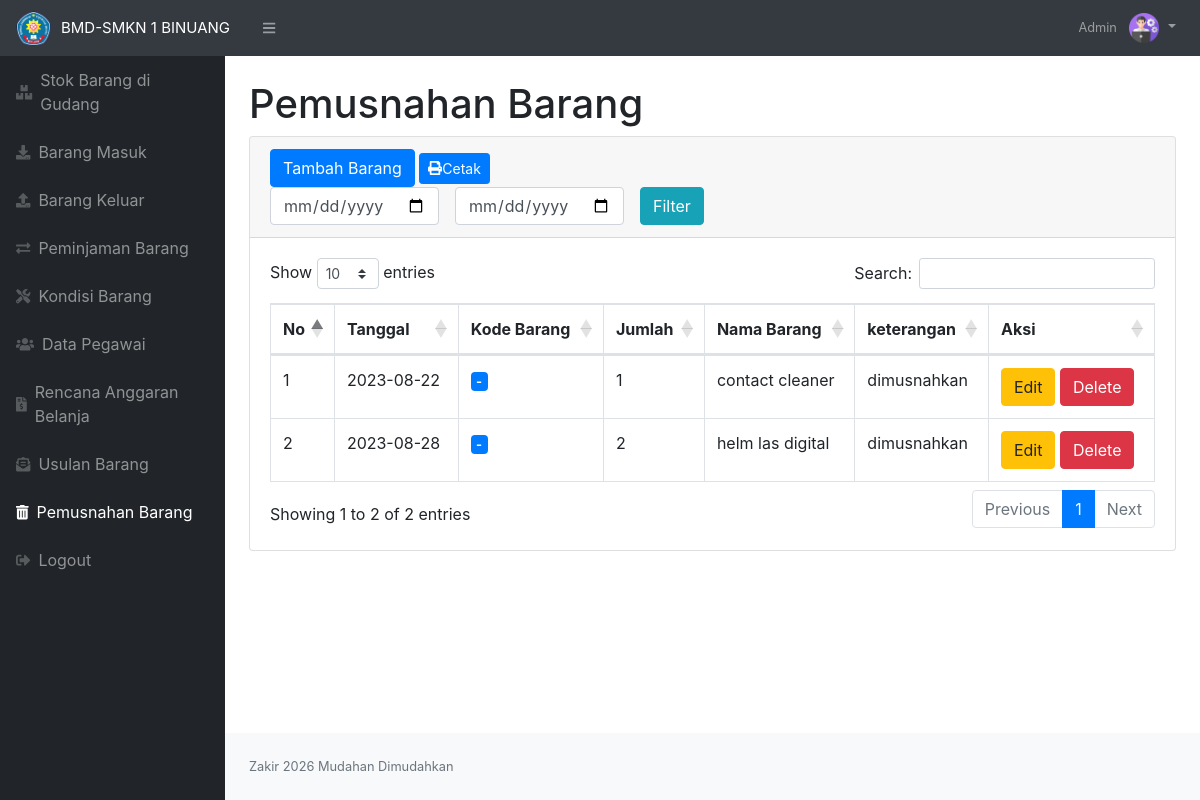
Screenshot of /berita_acara.php (signed in) with the database file from the repository.
### tables this page shows
CREATE TABLE `pemusnahan` (
  `idpemusnahan` int(11) NOT NULL,
  `tanggal` date NOT NULL,
  `namabarang` varchar(100) NOT NULL,
  `keterangan` varchar(50) NOT NULL,
  `idbarang` int(11) NOT NULL,
  `qty` int(11) NOT NULL
);

CREATE TABLE `stock` (
  `idbarang` int(11) NOT NULL,
  `namabarang` varchar(50) NOT NULL,
  `deskripsi` varchar(50) NOT NULL,
  `merek` varchar(50) NOT NULL,
  `thnpembelian` varchar(100) NOT NULL,
  `stock` int(11) NOT NULL,
  `image` varchar(99) DEFAULT NULL
);

### berita_acara.php (the view, shortened to what this page needs)
<?php
require 'function.php';
?>
<!DOCTYPE html>
<html lang="en">
<head>
    <link href="css/styles.css" rel="stylesheet" />
    <link href="https://cdn.datatables.net/1.10.20/css/dataTables.bootstrap4.min.css" rel="stylesheet" />
</head>
<body class="sb-nav-fixed">
    <nav class="sb-topnav navbar navbar-expand navbar-dark bg-dark">
        <a class="navbar-brand" href="index.php" style="width: max-content; font-size: 15px; padding-right: 1.5rem;"><img src="images/foto1.png" width="35" style="margin-right: 10px;">BMD-SMKN 1 BINUANG</a>
        <button class="btn btn-link btn-sm order-1 order-lg-0" id="sidebarToggle" href="#"><i class="fas fa-bars"></i></button>
        <ul class="navbar-nav ml-auto">
            <li class="nav-item dropdown no-arrow">
                <a class="nav-link dropdown-toggle" href="#" id="userDropdown" role="button" data-toggle="dropdown" aria-haspopup="true" aria-expanded="false">
                    <span class="mr-2 d-none d-lg-inline text-gray-600 small">Admin</span>
                    <img src="images/admin.png" width="30">
                </a>
            </li>
        </ul>
    </nav>
    <div id="layoutSidenav">
        <div id="layoutSidenav_nav">
            <nav class="sb-sidenav accordion sb-sidenav-dark" id="sidenavAccordion">
                <div class="sb-sidenav-menu">
                    <div class="nav">
                        <a class="nav-link" href="index.php">
                            <div class="sb-nav-link-icon"><i class="fas fa-boxes"></i></div>
                            Stok Barang di Gudang
                        </a>
                        <a class="nav-link" href="masuk.php">
                            <div class="sb-nav-link-icon"><i class="fas fa-download"></i></div>
                            Barang Masuk
                        </a>
                        <a class="nav-link" href="keluar.php">
                            <div class="sb-nav-link-icon"><i class="fas fa-upload"></i></div>
                            Barang Keluar
                        </a>
                        <a class="nav-link" href="peminjaman.php">
                            <div class="sb-nav-link-icon"><i class="fas fa-exchange-alt"></i></div>
                            Peminjaman Barang
                        </a>
                        <a class="nav-link" href="kondisi.php">
                            <div class="sb-nav-link-icon"><i class="fas fa-tools"></i></div>
                            Kondisi Barang
                        </a>
                        <a class="nav-link" href="pegawai.php">
                            <div class="sb-nav-link-icon"><i class="fas fa-users"></i></div>
                            Data Pegawai
                        </a>
                        <a class="nav-link" href="rab.php">
                            <div class="sb-nav-link-icon"><i class="fas fa-file-invoice-dollar"></i></div>
                            Rencana Anggaran Belanja
                        </a>
                        <a class="nav-link" href="usulan_barang.php">
                            <div class="sb-nav-link-icon"><i class="fas fa-envelope-open-text"></i></div>
                            Usulan Barang
                        </a>
                        <a class="nav-link" href="berita_acara.php">
                            <div class="sb-nav-link-icon"><i class="fas fa-trash-alt"></i></div>
                            Pemusnahan Barang
                        </a>
                        <a class="nav-link" href="logout.php">
                            <div class="sb-nav-link-icon"><i class="fas fa-sign-out-alt"></i></div>
                            Logout
                        </a>
                    </div>
                </div>
            </nav>
        </div>
        <div id="layoutSidenav_content">
            <main>
                <div class="container-fluid">
                    <h1 class="mt-4">Pemusnahan Barang</h1>
                    <div class="card mb-4">
                        <div class="card-header">
                            <button type="button" class="btn btn-primary" data-toggle="modal" data-target="#myModal">
                                Tambah Barang
                            </button>
                            <a class="btn btn-sm btn-primary" data-toggle="modal" data-target="#cetak"><i class="fas fa-print"></i>Cetak</a>
                            <br>
                            <div class="row">
                                <div class="col">
                                    <form method="post" class="form-inline">
                                        <input type="date" name="tgl_mulai" class="form-control">
                                        <input type="date" name="tgl_selesai" class="form-control ml-3">
                                        <button type="date" name="filter_tgl" class="btn btn-info ml-3">Filter</button>
                                    </form>
                                </div>
                            </div>
                        </div>
                        <div class="card-body">
                            <div class="table-responsive">
                                <table class="table table-bordered" id="dataTable" width="100%" cellspacing="0">
                                    <thead>
                                        <tr>
                                            <th>No</th>
                                            <th>Tanggal</th>
                                            <th>Kode Barang</th>
                                            <th>Jumlah</th>
                                            <th>Nama Barang</th>
                                            <th>keterangan</th>
                                            <th>Aksi</th>
                                        </tr>
                                    </thead>
                                    <tbody>
                                        <?php
                                        if (isset($_POST['filter_tgl'])) {
                                            $mulai = $_POST['tgl_mulai'];
                                            $selesai = $_POST['tgl_selesai'];
                                            if ($mulai != null || $selesai != null) {
                                                $ambilsemuadatastok = mysqli_query($conn, "select * from pemusnahan
                                                            INNER JOIN stock on pemusnahan.idbarang = stock.idbarang and tanggal BETWEEN '$mulai' and
                                                            DATE_ADD('$selesai',INTERVAL 1 DAY)");
                                            } else {
                                                $ambilsemuadatastok = mysqli_query($conn, "select * from pemusnahan
                                                            INNER JOIN stock on pemusnahan.idbarang = stock.idbarang");
                                            }
                                        } else {
                                            $ambilsemuadatastok = mysqli_query($conn, "select * from pemusnahan
                                                        INNER JOIN stock on pemusnahan.idbarang = stock.idbarang");
                                        }
                                        $i = 1;
                                        while ($data = mysqli_fetch_array($ambilsemuadatastok)) {
                                            $idpem = $data['idpemusnahan'];
                                            $qty = $data['qty'];
                                            $tanggal = $data['tanggal'];
                                            $namabarang = $data['namabarang'];
                                            $keterangan = $data['keterangan'];
                                            $kodebarang = isset($data['kode_barang']) ? $data['kode_barang'] : '-';
                                        ?>
                                            <tr>
                                                <td><?= $i++; ?></td>
                                                <td><?= $tanggal; ?></td>
                                                <td><span class="badge badge-primary" style="font-size:13px;letter-spacing:1px;"><?= $kodebarang; ?></span></td>
                                                <td><?= $qty; ?></td>
                                                <td><?= $namabarang; ?></td>
                                                <td><?= $keterangan; ?></td>
                                                <td>
                                                    <button type="button" class="btn btn-warning" data-toggle="modal" data-target="#edit<?= $idpem; ?>">
                                                        Edit
                                                    </button>
                                                    <button type="button" class="btn btn-danger" data-toggle="modal" data-target="#delete<?= $idpem; ?>">
                                                        Delete
                                                    </button>
                                                </td>
                                            </tr>
                                        <?php
                                        };
                                        ?>
                                    </tbody>
                                </table>
                            </div>
                        </div>
                    </div>
                </div>
            </main>
            <footer class="py-4 bg-light mt-auto">
                <div class="container-fluid">
                    <div class="d-flex align-items-center justify-content-between small">
                        <div class="text-muted">Zakir 2026 Mudahan Dimudahkan</div>
                    </div>
                </div>
            </footer>
        </div>
    </div>
</body>
</html>

### rows the page displays
pemusnahan: tanggal "2023-08-22", kodebarang "-", qty "1", idbarang.namabarang "contact cleaner", keterangan "dimusnahkan"
pemusnahan: tanggal "2023-08-28", kodebarang "-", qty "2", idbarang.namabarang "helm las digital", keterangan "dimusnahkan"
